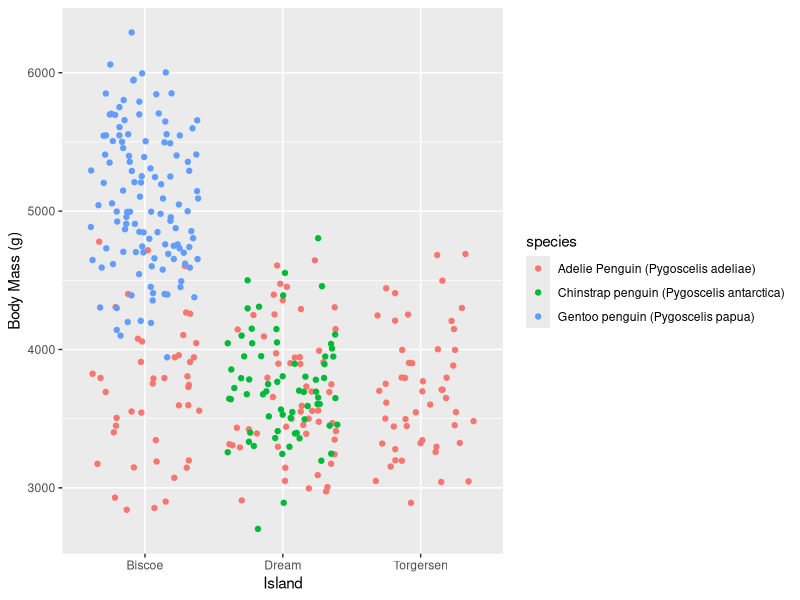
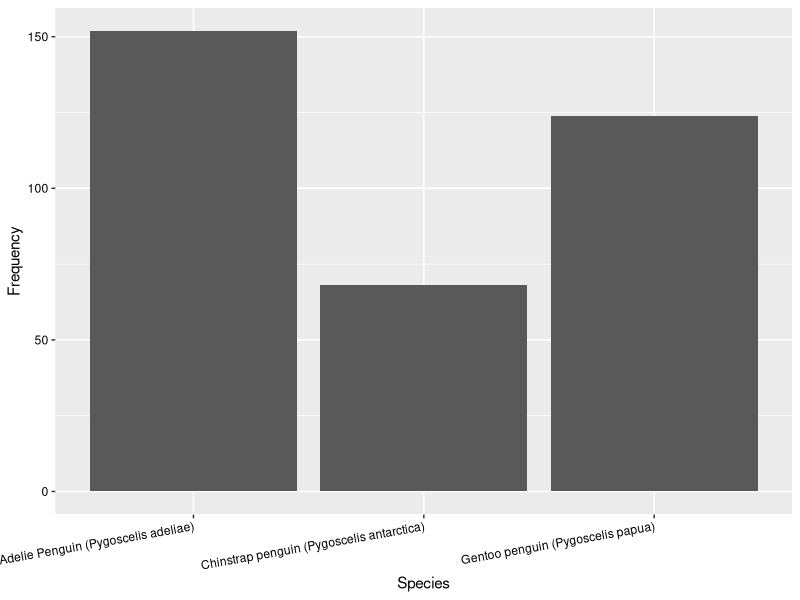
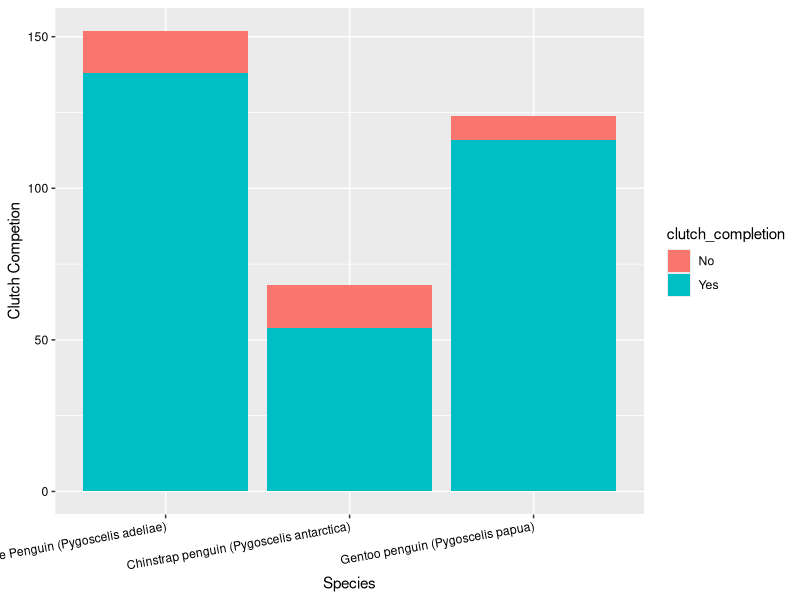

These charts were generated, in order, by the following R code:
## ---- chunk 1

library(tidyverse)
library(ggplot2)

library(palmerpenguins)
data(package = 'palmerpenguins')
(penguins)
(penguins_raw)

penguins1 <-(penguins) 

penguins_raw1<-(penguins_raw)

penguins_raw1

##Rename

names(penguins_raw1)

penguins_raw2 <-rename(penguins_raw1,
       clutch_completion =`Clutch Completion`,
       body_mass = `Body Mass (g)`,
       species = Species)
penguins_raw2
## ---- chunk 2
ggplot(data= penguins_raw2) +
 geom_jitter(mapping= aes(x= Island, y= body_mass, color= species))+
   labs(y= "Body Mass (g)")

ggplot(data= penguins_raw2)+ 
       geom_bar(mapping= aes(x= species))+
   labs(y= "Frequency", x="Species")+
   theme(
      axis.text = element_text(color="black"),
      axis.text.x = element_text(angle = 10, hjust = 1))

ggplot(data= penguins_raw2)+
   geom_bar(mapping=aes(x= species, fill= clutch_completion ))+
   labs(x= "Species", y= "Clutch Competion")+
   theme(
   axis.text=element_text(color= "black"),
   axis.text.x= element_text(angle=10, hjust = 1))

